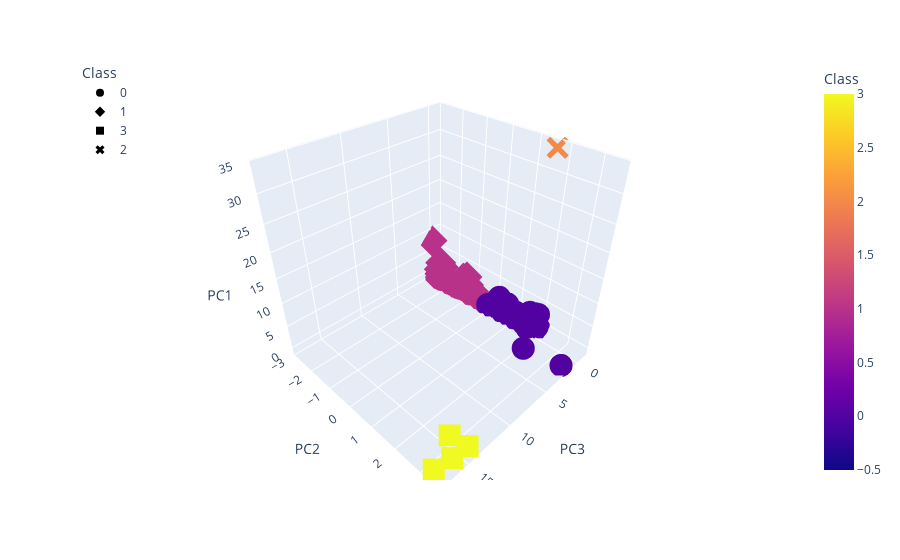

The cell this chart's notebook holds for it:
### Markdown cell above
### Visualizing Results

#### 3D-Scatter with Clusters

### Code cell
# Create a 3D-Scatter with the PCA data and the clusters
fig = px.scatter_3d(
    clustered_df,
    x="PC3",
    y="PC2",
    z="PC1",
    color="Class",
    symbol="Class",
    width=800,
    hover_name="CoinName",
    hover_data=["Algorithm"]
)
fig.update_layout(legend=dict(x=0, y=1))
fig.show()

### Figure 1 — Plotly figure (JSON) as saved in the notebook; plotly's stock layout.template omitted (floating-point values rounded to 4 significant figures; data arrays with more than 128 entries replaced by an {"elided": "..."} marker saying what was removed)
{"data": [{"customdata": {"elided": "288x1 str values"}, "hovertemplate": "<b>%{hovertext}</b><br><br>Class=%{marker.color}<br>PC3=%{x}<br>PC2=%{y}<br>PC1=%{z}<br>Algorithm=%{customdata[0]}<extra></extra>", "hovertext": {"elided": "288 str values"}, "legendgroup": "0", "marker": {"color": {"elided": "288 int values"}, "coloraxis": "coloraxis", "symbol": "circle"}, "mode": "markers", "name": "0", "scene": "scene", "showlegend": true, "type": "scatter3d", "x": {"elided": "288 float values"}, "y": {"elided": "288 float values"}, "z": {"elided": "288 float values"}}, {"customdata": {"elided": "239x1 str values"}, "hovertemplate": "<b>%{hovertext}</b><br><br>Class=%{marker.color}<br>PC3=%{x}<br>PC2=%{y}<br>PC1=%{z}<br>Algorithm=%{customdata[0]}<extra></extra>", "hovertext": {"elided": "239 str values"}, "legendgroup": "1", "marker": {"color": {"elided": "239 int values"}, "coloraxis": "coloraxis", "symbol": "diamond"}, "mode": "markers", "name": "1", "scene": "scene", "showlegend": true, "type": "scatter3d", "x": {"elided": "239 float values"}, "y": {"elided": "239 float values"}, "z": {"elided": "239 float values"}}, {"customdata": [["Proof-of-BibleHash"], ["SHA-256 + Hive"], ["Proof-of-Authority"], ["Leased POS"]], "hovertemplate": "<b>%{hovertext}</b><br><br>Class=%{marker.color}<br>PC3=%{x}<br>PC2=%{y}<br>PC1=%{z}<br>Algorithm=%{customdata[0]}<extra></extra>", "hovertext": ["BiblePay", "LitecoinCash", "Poa Network", "Waves"], "legendgroup": "3", "marker": {"color": [3, 3, 3, 3], "coloraxis": "coloraxis", "symbol": "square"}, "mode": "markers", "name": "3", "scene": "scene", "showlegend": true, "type": "scatter3d", "x": [14.54, 15.83, 14.26, 17.47], "y": [2.85, 3.379, 3.422, 3.267], "z": [-0.2965, -0.3738, -0.2816, -0.45]}, {"customdata": [["TRC10"]], "hovertemplate": "<b>%{hovertext}</b><br><br>Class=%{marker.color}<br>PC3=%{x}<br>PC2=%{y}<br>PC1=%{z}<br>Algorithm=%{customdata[0]}<extra></extra>", "hovertext": ["BitTorrent"], "legendgroup": "2", "marker": {"color": [2], "coloraxis": "coloraxis", "symbol": "x"}, "mode": "markers", "name": "2", "scene": "scene", "showlegend": true, "type": "scatter3d", "x": [-0.9639], "y": [1.684], "z": [34.04]}], "layout": {"autosize": true, "coloraxis": {"colorbar": {"title": {"text": "Class"}}, "colorscale": [[0, "#0d0887"], [0.1111, "#46039f"], [0.2222, "#7201a8"], [0.3333, "#9c179e"], [0.4444, "#bd3786"], [0.5556, "#d8576b"], [0.6667, "#ed7953"], [0.7778, "#fb9f3a"], [0.8889, "#fdca26"], [1, "#f0f921"]]}, "legend": {"title": {"text": "Class"}, "tracegroupgap": 0, "x": 0, "y": 1}, "margin": {"t": 60}, "scene": {"aspectmode": "auto", "aspectratio": {"x": 1, "y": 1, "z": 1}, "domain": {"x": [0, 1], "y": [0, 1]}, "xaxis": {"title": {"text": "PC3"}, "type": "linear"}, "yaxis": {"title": {"text": "PC2"}, "type": "linear"}, "zaxis": {"title": {"text": "PC1"}, "type": "linear"}}}}
